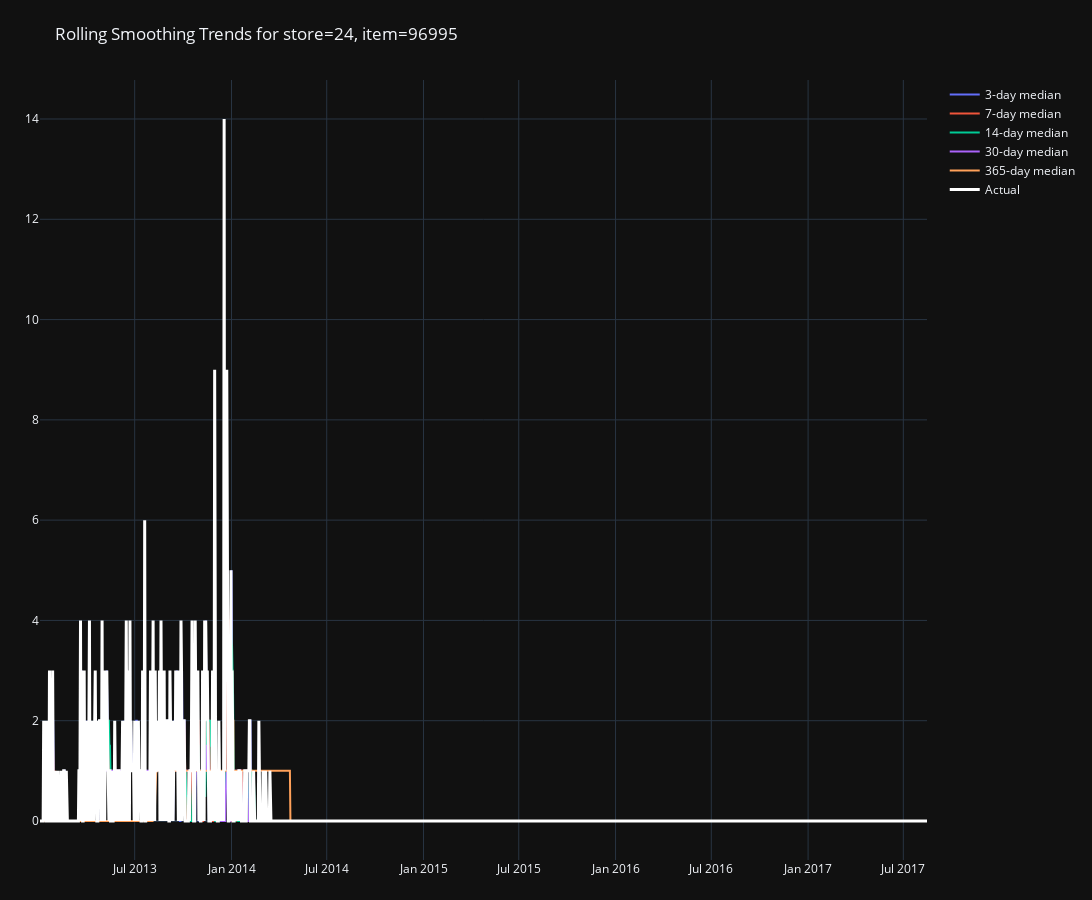

The code cell stored with this chart in its notebook:
### Code cell
pipeline.plot_rolling_smoothing_trends(method="median")

### Figure 1 — Plotly figure (JSON) as saved in the notebook; plotly's stock layout.template omitted (floating-point values rounded to 4 significant figures; data arrays with more than 128 entries replaced by an {"elided": "..."} marker saying what was removed)
{"data": [{"line": {"width": 2}, "mode": "lines", "name": "3-day median", "type": "scatter", "x": {"elided": "1687 str values"}, "y": {"elided": "1687 float values"}}, {"line": {"width": 2}, "mode": "lines", "name": "7-day median", "type": "scatter", "x": {"elided": "1687 str values"}, "y": {"elided": "1687 float values"}}, {"line": {"width": 2}, "mode": "lines", "name": "14-day median", "type": "scatter", "x": {"elided": "1687 str values"}, "y": {"elided": "1687 float values"}}, {"line": {"width": 2}, "mode": "lines", "name": "30-day median", "type": "scatter", "x": {"elided": "1687 str values"}, "y": {"elided": "1687 float values"}}, {"line": {"width": 2}, "mode": "lines", "name": "365-day median", "type": "scatter", "x": {"elided": "1687 str values"}, "y": {"elided": "1687 float values"}}, {"line": {"color": "white", "width": 3}, "mode": "lines", "name": "Actual", "type": "scatter", "x": {"elided": "1687 str values"}, "y": {"elided": "1687 float values"}}], "layout": {"height": 900, "margin": {"b": 40, "l": 40, "r": 40, "t": 80}, "title": {"text": "Rolling Smoothing Trends for store=24, item=96995"}, "width": 1200}}
